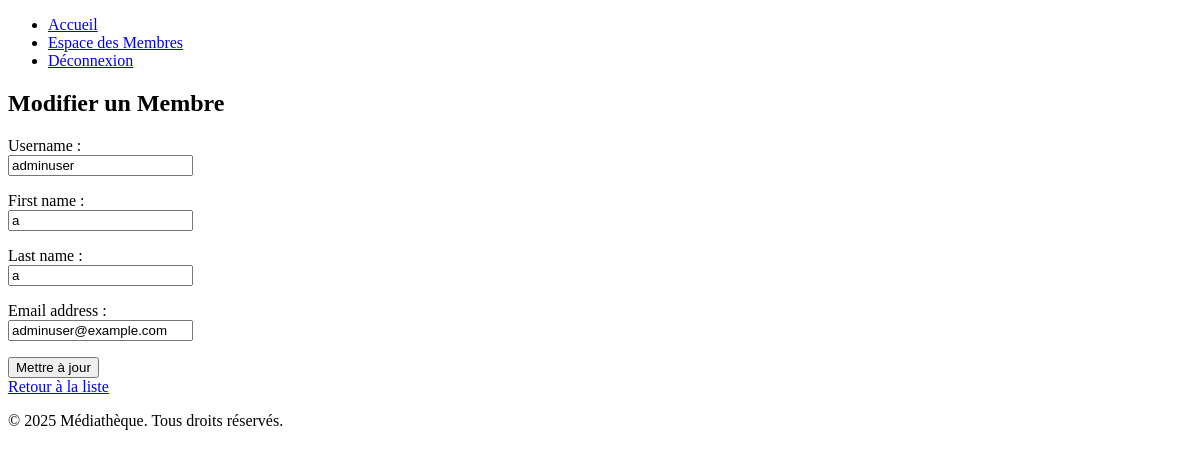
/staff/membres/4/modifier/ (signed in), run on an earlier commit of the app's database.
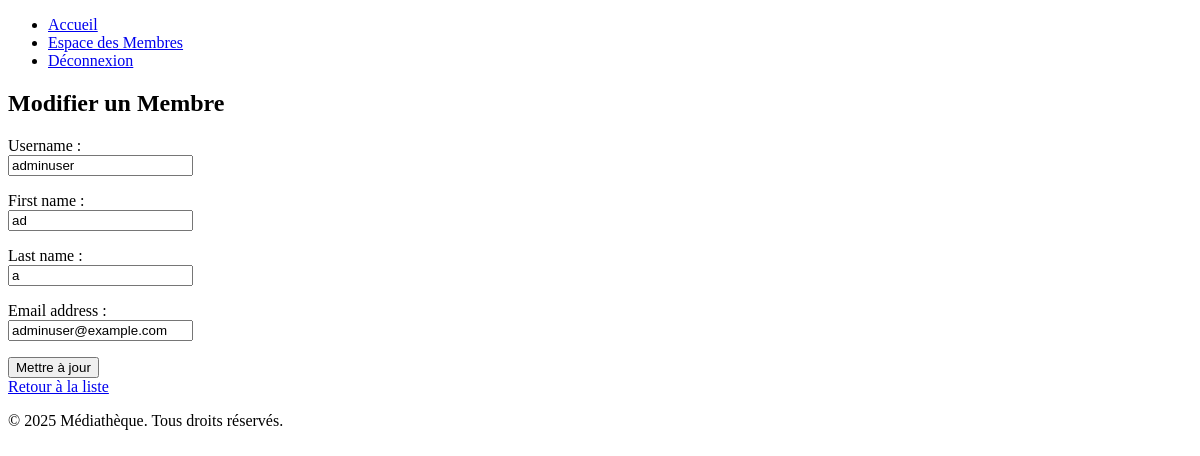
And on a later commit of the database.
### mediatheque/authentification/models.py (models this page shows, shortened)
class CustomUser(AbstractUser):
    ADMIN = 'admin'
    STAFF = 'staff'
    CLIENT = 'client'
    ROLE_CHOICES = [
        (ADMIN, 'Admin'),
        (STAFF, 'Staff'),
        (CLIENT, 'Client'),
    ]
    role = models.CharField(max_length=20, choices=ROLE_CHOICES, default=CLIENT)
    objects = CustomUserManager()  # Utilisation du manager personnalisé

### mediatheque/staff/views/member_views.py (the view)
# urls.py: path('membres/<int:pk>/modifier/', member_views.update_member, name='modifier_membre'),
@login_required
@role_required(User.STAFF)
@permission_required('authentification.can_update_member', raise_exception=True)
def update_member(request, pk):
    member = get_object_or_404(User, pk=pk)
    if request.method == 'POST':
        form = MemberForm(request.POST, instance=member)
        if form.is_valid():
            form.save()
            messages.success(request, "Membre mis à jour avec succès!")
            return redirect('staff:liste_membres')  # redirection vers la liste des membres
        else:
            messages.error(request, "Erreur lors de la mise à jour du membre.")
    else:
        form = MemberForm(instance=member)
    return render(request, 'staff/members/update_member.html', {'form': form, 'member': member})

### mediatheque/staff/views/member_views.py
class MemberForm(forms.ModelForm):
    class Meta:
        model = User
        fields = ['username', 'first_name', 'last_name', 'email', 'is_staff', 'is_active']

### mediatheque/staff/templates/staff/members/update_member.html (shortened to what this page needs)
{% extends 'base.html' %}
{% block content %}
<div class="container mt-4">
    <h2>Modifier un Membre</h2>
    <form method="POST">
        <p>
            {{ form.username.label_tag }}<br>
            {{ form.username }}
        </p>
        <p>
            {{ form.first_name.label_tag }}<br>
            {{ form.first_name }}
        </p>
        <p>
            {{ form.last_name.label_tag }}<br>
            {{ form.last_name }}
        </p>
        <p>
            {{ form.email.label_tag }}<br>
            {{ form.email }}
        </p>
        <button type="submit" class="btn btn-primary">Mettre à jour</button>
    </form>
    <a href="{% url 'staff:liste_membres' %}" class="btn btn-secondary mt-2">Retour à la liste</a>
</div>
{% endblock %}

What changed in the data, as far as the page shows it:
changed CustomUser "adminuser": first_name "a" → "ad"
